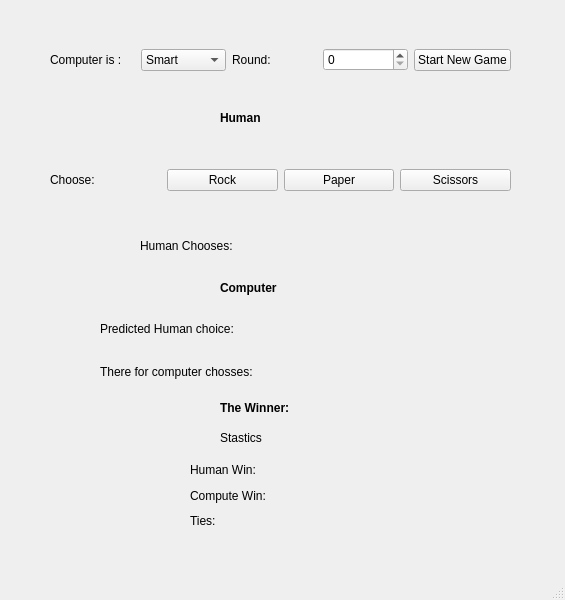
<?xml version="1.0" encoding="UTF-8"?>
<ui version="4.0">
 <class>MainWindow</class>
 <widget class="QMainWindow" name="MainWindow">
  <property name="geometry">
   <rect>
    <x>0</x>
    <y>0</y>
    <width>565</width>
    <height>600</height>
   </rect>
  </property>
  <property name="windowTitle">
   <string>MainWindow</string>
  </property>
  <widget class="QWidget" name="centralwidget">
   <widget class="QLabel" name="label_5">
    <property name="geometry">
     <rect>
      <x>220</x>
      <y>280</y>
      <width>91</width>
      <height>16</height>
     </rect>
    </property>
    <property name="font">
     <font>
      <bold>true</bold>
     </font>
    </property>
    <property name="text">
     <string>Computer</string>
    </property>
   </widget>
   <widget class="QLabel" name="label_8">
    <property name="geometry">
     <rect>
      <x>220</x>
      <y>400</y>
      <width>91</width>
      <height>16</height>
     </rect>
    </property>
    <property name="font">
     <font>
      <bold>true</bold>
     </font>
    </property>
    <property name="text">
     <string>The Winner: </string>
    </property>
   </widget>
   <widget class="QLabel" name="label_9">
    <property name="geometry">
     <rect>
      <x>220</x>
      <y>430</y>
      <width>91</width>
      <height>16</height>
     </rect>
    </property>
    <property name="text">
     <string>Stastics</string>
    </property>
   </widget>
   <widget class="QWidget" name="horizontalLayoutWidget">
    <property name="geometry">
     <rect>
      <x>50</x>
      <y>140</y>
      <width>461</width>
      <height>80</height>
     </rect>
    </property>
    <layout class="QHBoxLayout" name="horizontalLayout_2">
     <item>
      <widget class="QLabel" name="label_2">
       <property name="text">
        <string>Choose:</string>
       </property>
      </widget>
     </item>
     <item>
      <widget class="QPushButton" name="pushButton_2">
       <property name="text">
        <string>Rock</string>
       </property>
      </widget>
     </item>
     <item>
      <widget class="QPushButton" name="pushButton_3">
       <property name="text">
        <string>Paper</string>
       </property>
      </widget>
     </item>
     <item>
      <widget class="QPushButton" name="pushButton_4">
       <property name="text">
        <string>Scissors</string>
       </property>
      </widget>
     </item>
    </layout>
   </widget>
   <widget class="QWidget" name="horizontalLayoutWidget_2">
    <property name="geometry">
     <rect>
      <x>50</x>
      <y>20</y>
      <width>461</width>
      <height>80</height>
     </rect>
    </property>
    <layout class="QHBoxLayout" name="horizontalLayout_3">
     <item>
      <widget class="QLabel" name="label_13">
       <property name="text">
        <string>Computer is :</string>
       </property>
      </widget>
     </item>
     <item>
      <widget class="QComboBox" name="comboBox">
       <item>
        <property name="text">
         <string>Smart</string>
        </property>
       </item>
      </widget>
     </item>
     <item>
      <widget class="QLabel" name="label">
       <property name="text">
        <string>Round:</string>
       </property>
      </widget>
     </item>
     <item>
      <widget class="QSpinBox" name="spinBox"/>
     </item>
     <item>
      <widget class="QPushButton" name="pushButton">
       <property name="text">
        <string>Start New Game</string>
       </property>
      </widget>
     </item>
    </layout>
   </widget>
   <widget class="QWidget" name="horizontalLayoutWidget_3">
    <property name="geometry">
     <rect>
      <x>140</x>
      <y>230</y>
      <width>261</width>
      <height>31</height>
     </rect>
    </property>
    <layout class="QHBoxLayout" name="horizontalLayout_4">
     <item>
      <widget class="QLabel" name="label_3">
       <property name="text">
        <string>Human Chooses:</string>
       </property>
      </widget>
     </item>
     <item>
      <widget class="QLabel" name="label_4">
       <property name="text">
        <string/>
       </property>
      </widget>
     </item>
    </layout>
   </widget>
   <widget class="QLabel" name="label_15">
    <property name="enabled">
     <bool>true</bool>
    </property>
    <property name="geometry">
     <rect>
      <x>220</x>
      <y>110</y>
      <width>91</width>
      <height>16</height>
     </rect>
    </property>
    <property name="font">
     <font>
      <bold>true</bold>
     </font>
    </property>
    <property name="text">
     <string>Human</string>
    </property>
   </widget>
   <widget class="QLabel" name="label_17">
    <property name="geometry">
     <rect>
      <x>320</x>
      <y>400</y>
      <width>91</width>
      <height>16</height>
     </rect>
    </property>
    <property name="text">
     <string/>
    </property>
   </widget>
   <widget class="QWidget" name="gridLayoutWidget">
    <property name="geometry">
     <rect>
      <x>190</x>
      <y>460</y>
      <width>160</width>
      <height>71</height>
     </rect>
    </property>
    <layout class="QGridLayout" name="gridLayout">
     <item row="2" column="0">
      <widget class="QLabel" name="label_12">
       <property name="text">
        <string>Ties:</string>
       </property>
      </widget>
     </item>
     <item row="0" column="1">
      <widget class="QLabel" name="label_18">
       <property name="text">
        <string/>
       </property>
      </widget>
     </item>
     <item row="0" column="0">
      <widget class="QLabel" name="label_11">
       <property name="text">
        <string>Human Win:</string>
       </property>
      </widget>
     </item>
     <item row="2" column="1">
      <widget class="QLabel" name="label_20">
       <property name="text">
        <string/>
       </property>
      </widget>
     </item>
     <item row="1" column="0">
      <widget class="QLabel" name="label_10">
       <property name="text">
        <string>Compute Win:</string>
       </property>
      </widget>
     </item>
     <item row="1" column="1">
      <widget class="QLabel" name="label_19">
       <property name="text">
        <string/>
       </property>
      </widget>
     </item>
    </layout>
   </widget>
   <widget class="QWidget" name="gridLayoutWidget_2">
    <property name="geometry">
     <rect>
      <x>100</x>
      <y>310</y>
      <width>356</width>
      <height>80</height>
     </rect>
    </property>
    <layout class="QGridLayout" name="gridLayout_2">
     <item row="1" column="1">
      <widget class="QLabel" name="label_16">
       <property name="text">
        <string/>
       </property>
      </widget>
     </item>
     <item row="0" column="0">
      <widget class="QLabel" name="label_6">
       <property name="text">
        <string>Predicted Human choice: </string>
       </property>
      </widget>
     </item>
     <item row="0" column="1">
      <widget class="QLabel" name="label_14">
       <property name="text">
        <string/>
       </property>
      </widget>
     </item>
     <item row="1" column="0">
      <widget class="QLabel" name="label_7">
       <property name="text">
        <string>There for computer chosses:</string>
       </property>
      </widget>
     </item>
    </layout>
   </widget>
  </widget>
  <widget class="QMenuBar" name="menubar">
   <property name="geometry">
    <rect>
     <x>0</x>
     <y>0</y>
     <width>565</width>
     <height>24</height>
    </rect>
   </property>
  </widget>
  <widget class="QStatusBar" name="statusbar"/>
 </widget>
 <resources/>
 <connections/>
</ui>
